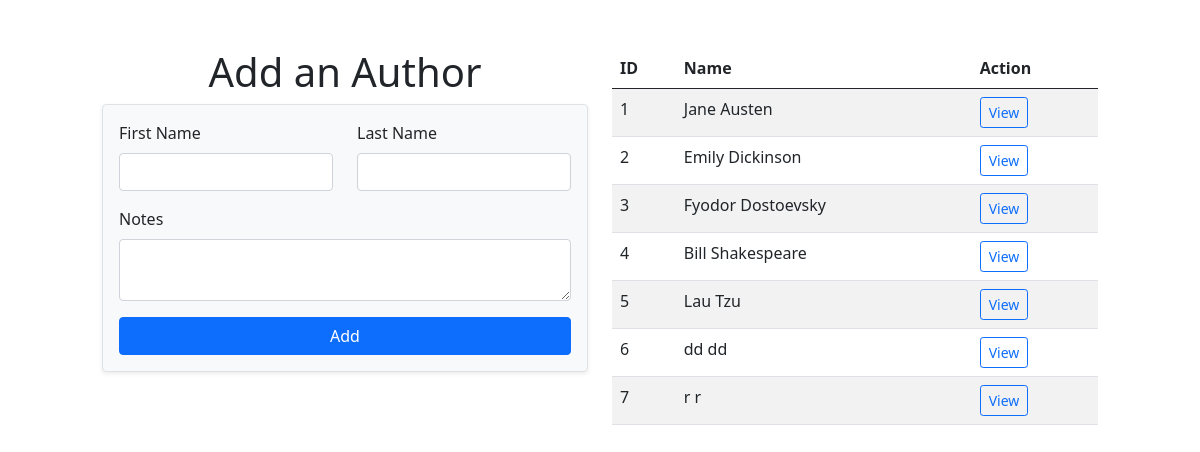
Screenshot of /authors/ with the database file from the repository.
### books_authors_app/models.py (models this page shows)
class Author(models.Model):
    first_name = models.CharField(max_length=255)
    last_name = models.CharField(max_length=255)
    notes = models.TextField(default="")
    books = models.ManyToManyField(Book, related_name='authors')
    created_at = models.DateTimeField(auto_now_add=True)
    updated_at = models.DateTimeField(auto_now=True)

### books_authors_app/views.py (the view)
# urls.py: path('authors/', views.authors, name='authors'),
def authors(request):
    context = {
        "authors": Author.objects.all()
    }
    return render(request, 'Authors.html', context)

### books_authors_app/templates/Authors.html (shortened to what this page needs)
<!DOCTYPE html>
<html lang="en">
<head>
    {% load static %}
    <link href="https://cdn.jsdelivr.net/npm/bootstrap@5.0.2/dist/css/bootstrap.min.css" rel="stylesheet"
>
    <link rel="stylesheet" href="{% static 'css/style.css' %}">
</head>
<body>
    <div class="container">
        <div class="row m-5">
            <div class="col-md-6">
                <h1>Add an Author</h1>
                <form action="/create_author/" method="POST" class="p-3 border rounded shadow-sm bg-light">
                    <div class="row mb-3">
                        <div class="col-md-6">
                            <label for="first_name" class="form-label">First Name</label>
                            <input type="text" id="first_name" name="first_name" class="form-control" required>
                        </div>
                        <div class="col-md-6">
                            <label for="last_name" class="form-label">Last Name</label>
                            <input type="text" id="last_name" name="last_name" class="form-control" required>
                        </div>
                    </div>
                    <div class="row mb-3">
                        <div class="col-md-12">
                            <label for="notes" class="form-label">Notes</label>
                            <textarea id="notes" name="notes" class="form-control"></textarea>
                        </div>
                    </div>
                    <button type="submit" class="btn btn-primary w-100">Add</button>
                </form>
            </div>
            <div class="col-md-6">
                {% if authors.all %}
                <table class="table table-striped mb-0">
                    <thead>
                        <tr>
                            <th>ID</th>
                            <th>Name</th>
                            <th>Action</th>
                        </tr>
                    </thead>
                    <tbody>
                        {% for author in authors.all %}
                        <tr>
                            <td>{{ author.id }}</td>
                            <td>{{ author.first_name }} {{ author.last_name }}</td>
                            <td><a href="/authors/{{ author.id }}/" class="btn btn-sm btn-outline-primary">View</a></td>
                        </tr>
                        {% endfor %}
                    </tbody>
                </table>
                {% else %}
                <p>No authors available.</p>
                {% endif %}
            </div>
        </div>
    </div>
</body>
</html>

### books_authors_app/static/css/style.css (style rules this page uses)
* { margin: 0; padding: 0; }
h1 { text-align: center; }

### rows the page displays
Author: id "1", first_name "Jane", last_name "Austen"
Author: id "2", first_name "Emily", last_name "Dickinson"
Author: id "3", first_name "Fyodor", last_name "Dostoevsky"
Author: id "4", first_name "Bill", last_name "Shakespeare"
Author: id "5", first_name "Lau", last_name "Tzu"
Author: id "6", first_name "dd", last_name "dd"
Author: id "7", first_name "r", last_name "r"
